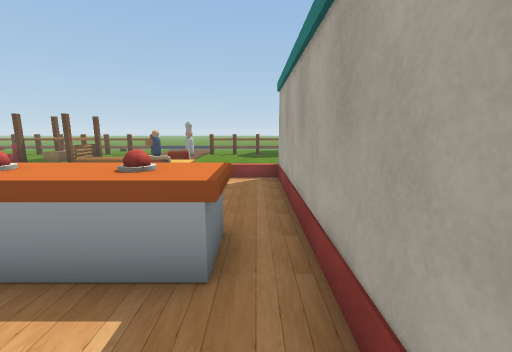
View 1 (above)

24 first-person views from a walk through a Unity game level. The camera is 1.5 m above the floor, tilts 10° down and sees 90° across. The floor is counted in squares, 1 m on a side. Each view is taken from the middle of a square. On the plan, view 1 faces up. The plan holds only what a view shows up to about 13 squares ahead; the rest is blank. The place goes on beyond the plan. Door leaves are left out, so doorways stand open. Some surface patterns are stand-ins.

View 2
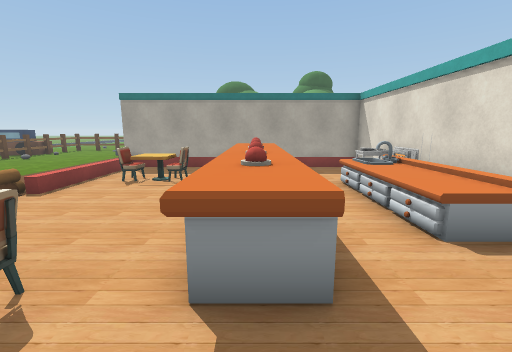

View 3
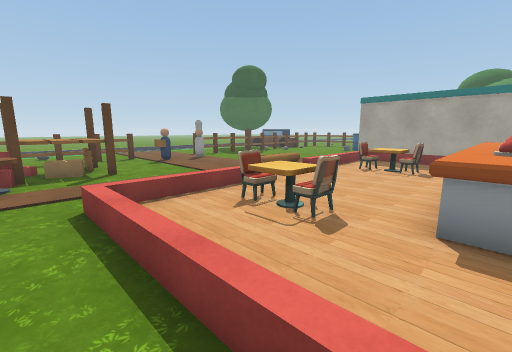

View 4
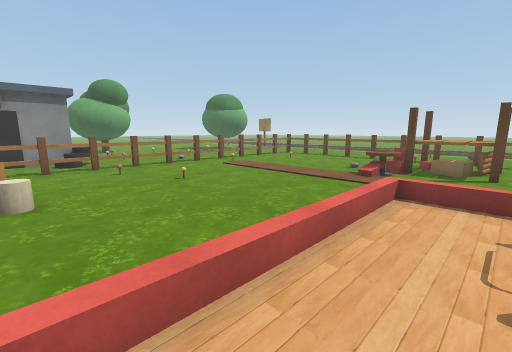

View 5
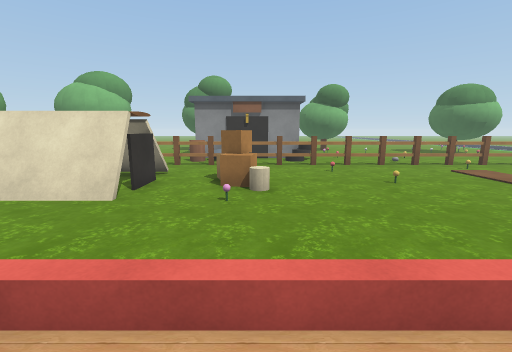

View 6
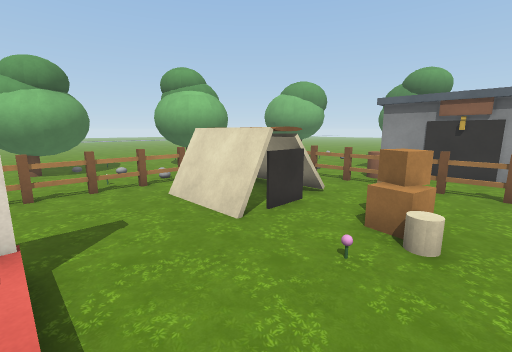

View 7
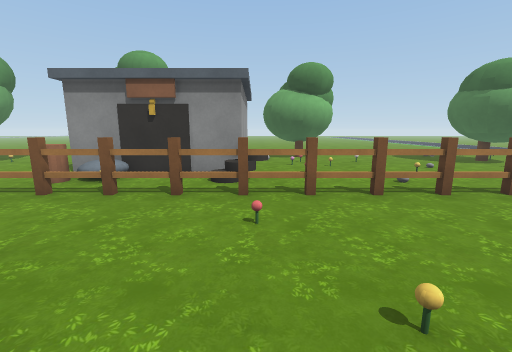

View 8
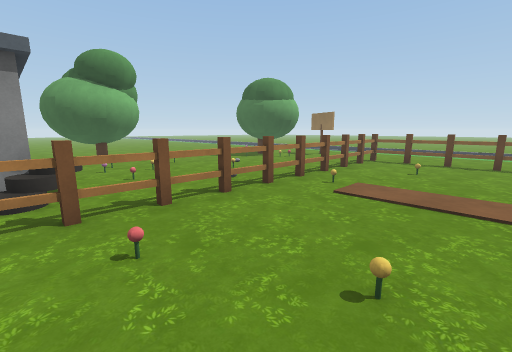

View 9
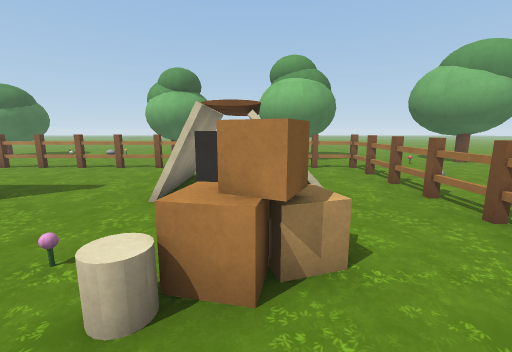

View 10
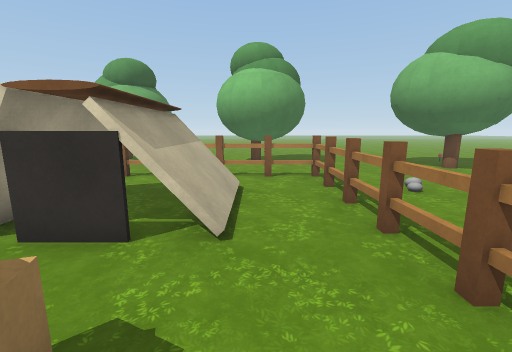

View 11
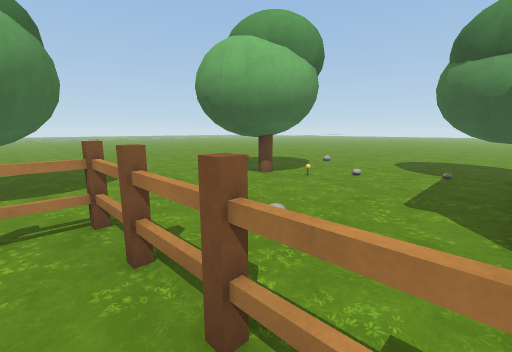

View 12
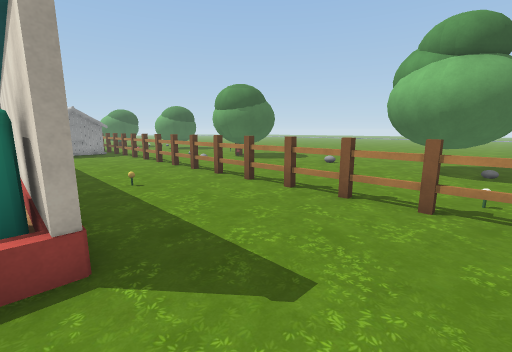

View 13
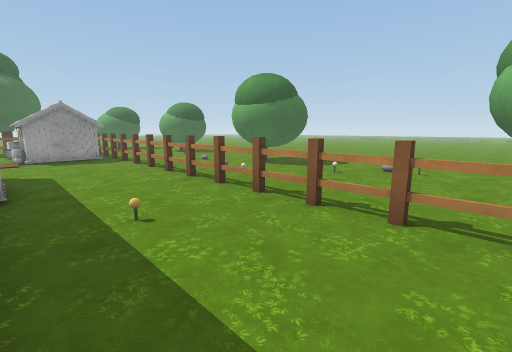

View 14
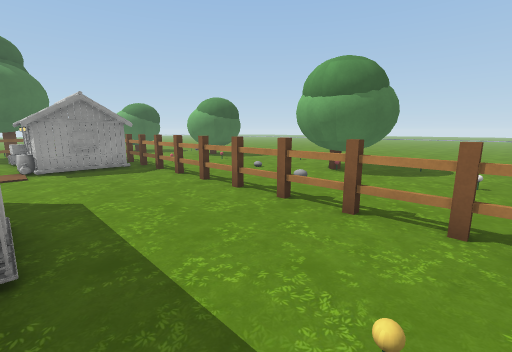

View 15
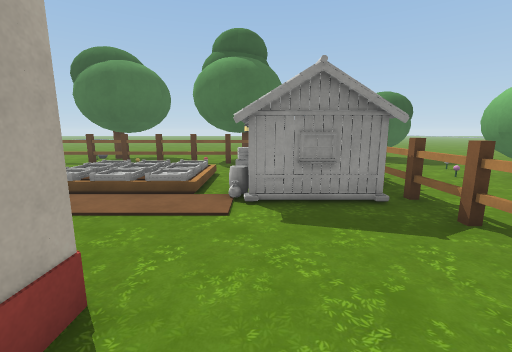

View 16
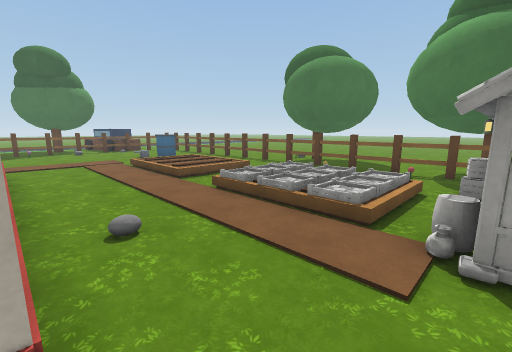

View 17
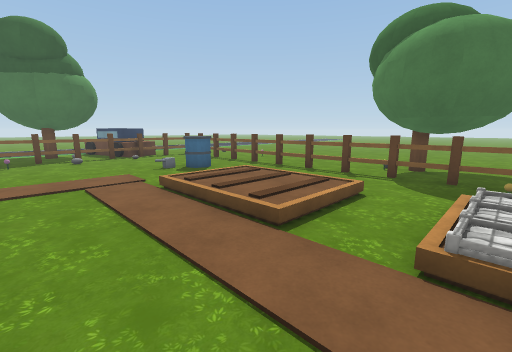

View 18
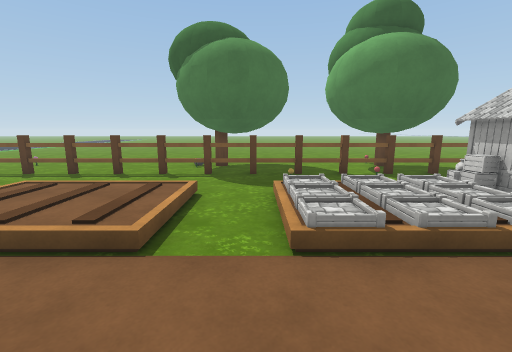

View 19
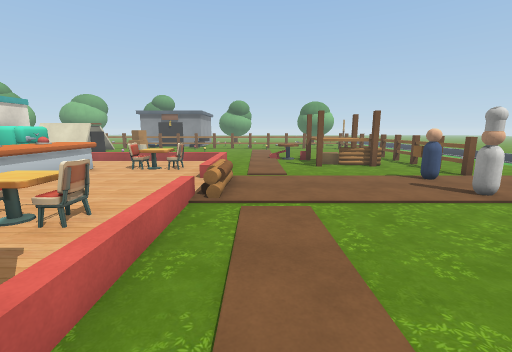

View 20
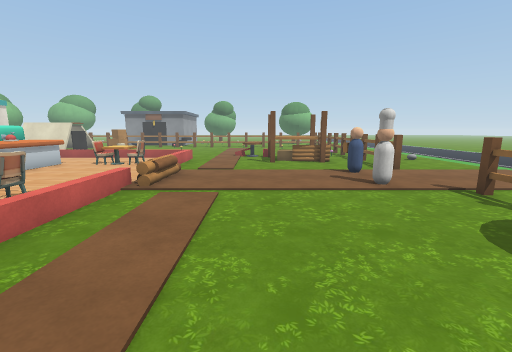

View 21
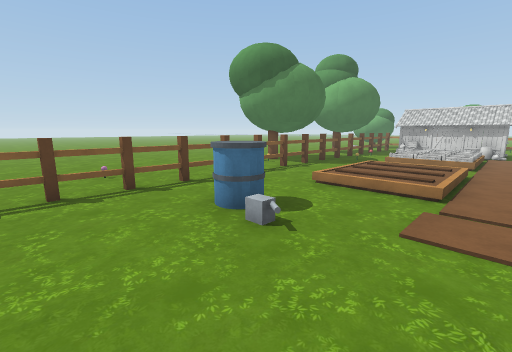

View 22
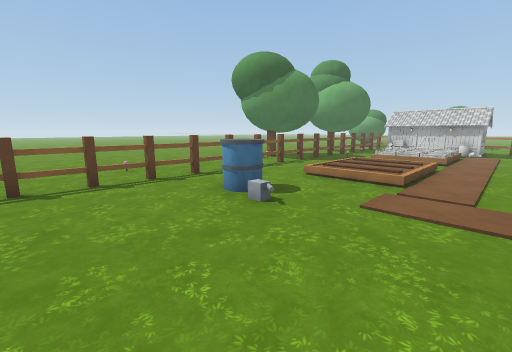

View 23
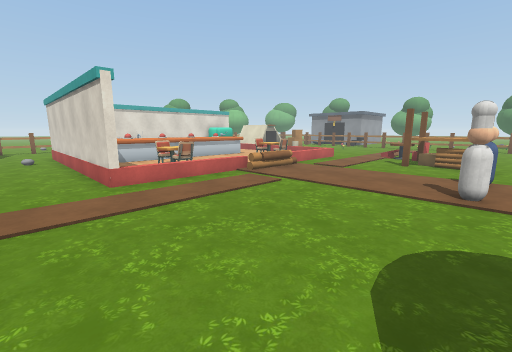

View 24
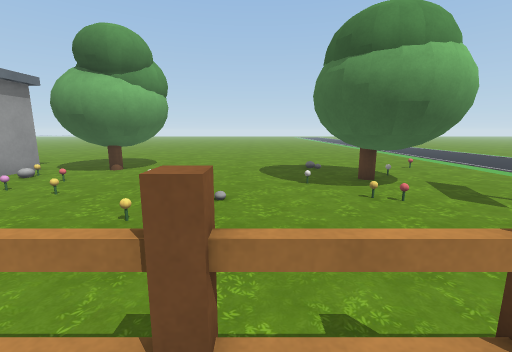

### Floor plan
Key: @ floor where view 1 was taken; # wall or solid block; . floor; / step, stairs or slope; D open door; = window, fence, low wall or low ledge; ^ raised ledge; O other object.
Columns run from 31 left of view 1 to 12 right of it. Each row starts with its distance up from view 1.
 17 ..OOOO..  O#OO#O   O#OO#O...O#    O#O
 16 .. OOOO...O........O.....O.O.....O........O.
 15 ...OO.....#.....   .^O...O.O..............#.
 14 ....O.....O..O.... .^^....................O.
 13 ..........O....../ O^^....................O.
 12 ..........#......./O..................OO..#.
 11 ..  ...O..OO......//...................O..O.
 10 .  .......O...............................O.
  9 OO........O..............OOO..............O.
  8  OO..O....O.........//////DD////#.../  /..O.
  7  OOO.O.O..#........./..O.....O..#.../   ..#.
  6  OO.......O...O...../.OO.....O..#.../   ..O.
  5 .......OO.O.O......./..O.....O..#.../   ..OO
  4 .##    #O.#........./...^^^^^^^.#.........#.
  3        #..O........./..^OOO^O^O=#.........O.
  2        #..O...OO..../ ..===^===.#.../    OO.
  1        #..O..OOOO.../  .........#.../    .O.
  0        #O.O........./OO.OOOOOO.@#.../    .O.
 -1        #OO#..OOOO.../########O###.../   .O#.
 -2 OOO.......O..OOOO..........OOO......O...O.O
 -3 OO........O..OOOO..................OOOOOO O.
 -4 ..........#..OOOO.......O..........O.   O #.
 -5 ..........O..OO.O..................O.   O
 -6 ..........#........................#OOO
 -7 ....O.....O#OO#OO#O#OO#OO#O#OO#OO#O....
 -8 ....O..O...................O............   O
 -9 ... OO.....OOO..................... .......O
-10  ...  ....OOOO  O...........OOO....  .O....O
-11   ......   O O  .OOOO....O.OOOO...   OOO...O

Positions as (right, up) in squares from view 1, and headings:
1: (0, 0), facing up
2: (-10, 3), facing right
3: (-12, 3), facing up-right
4: (-9, 2), facing up-left
5: (-9, 2), facing left
6: (-11, 3), facing down-left
7: (-15, 5), facing left
8: (-16, 4), facing up-left
9: (-17, 4), facing down
10: (-19, 2), facing down
11: (-20, -2), facing down-left
12: (-14, -1), facing down-right
13: (-11, -2), facing down-right
14: (-7, -2), facing down-right
15: (-1, -3), facing right
16: (1, -3), facing up-right
17: (2, 2), facing up-right
18: (2, 3), facing right
19: (2, 10), facing left
20: (3, 12), facing left
21: (4, 15), facing down-right
22: (3, 16), facing down-right
23: (3, 16), facing down-left
24: (-20, 13), facing left
